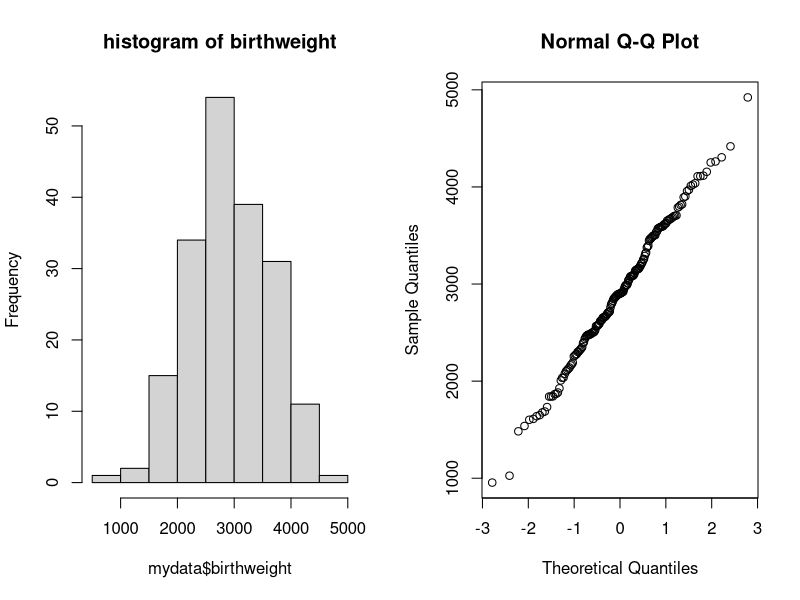
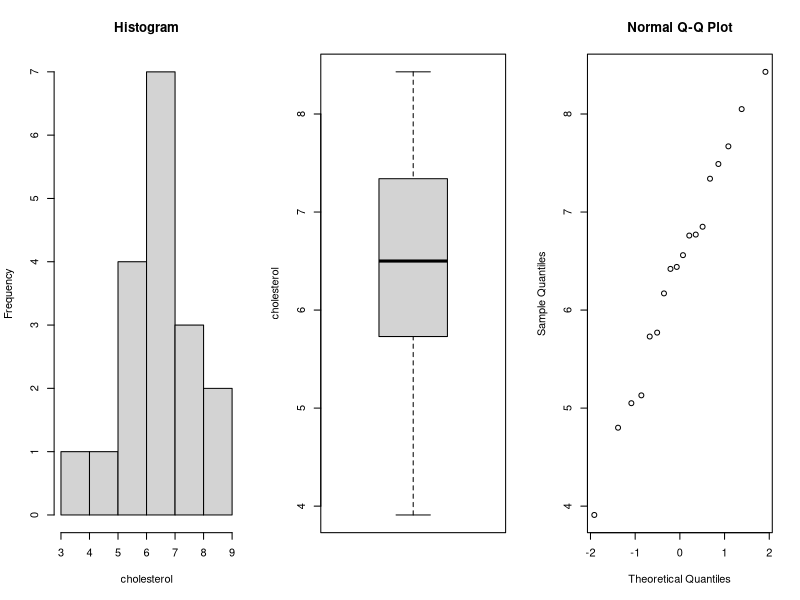
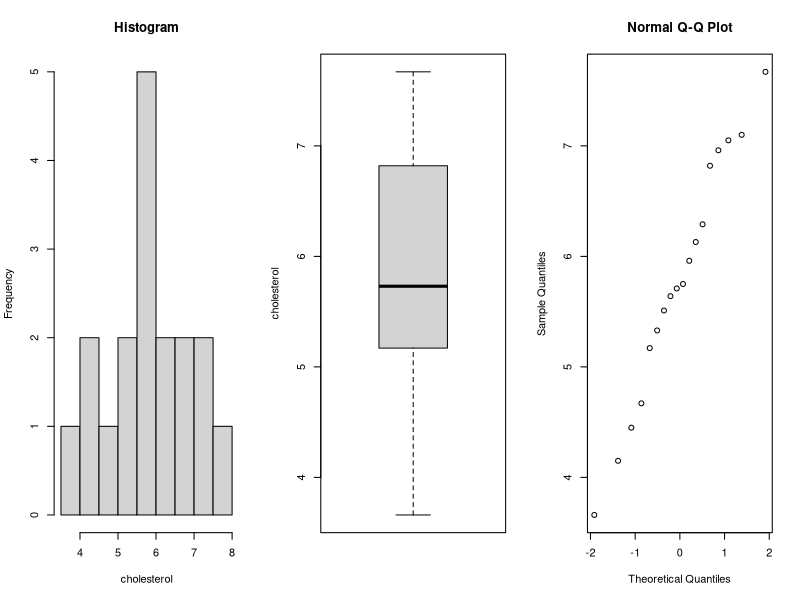
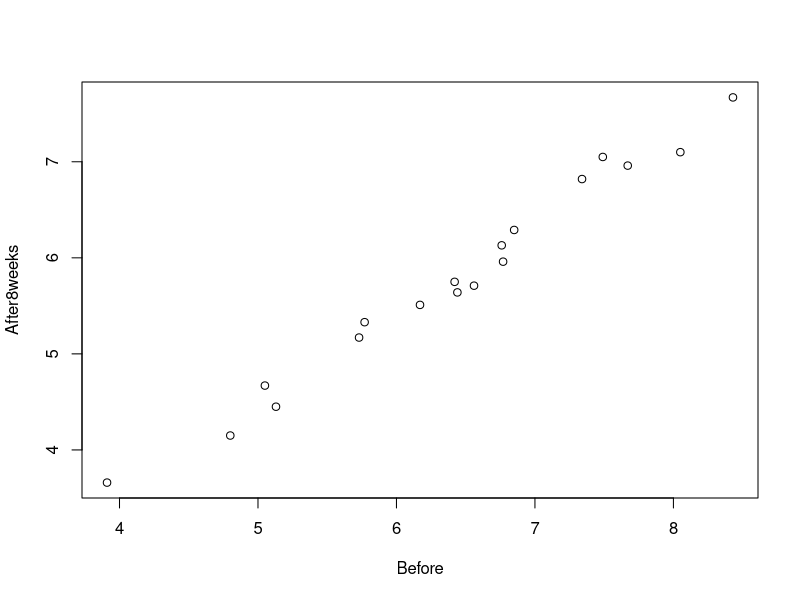
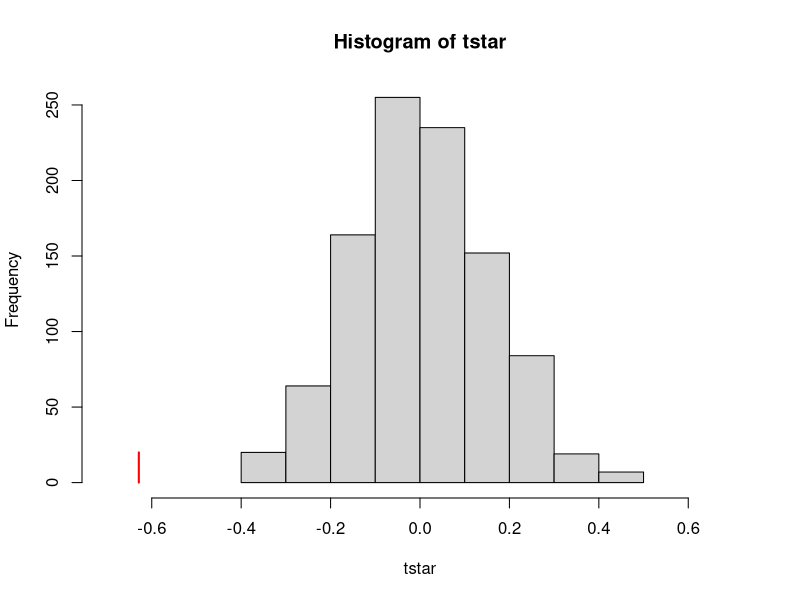
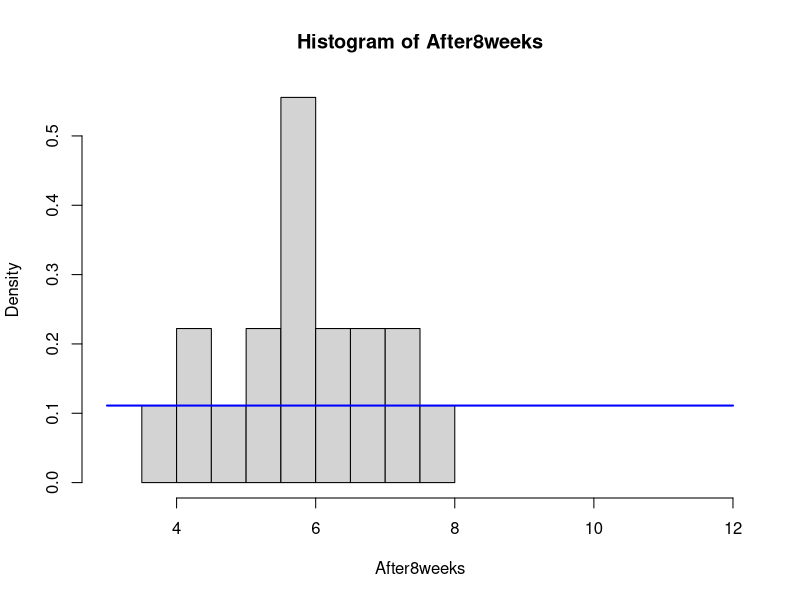
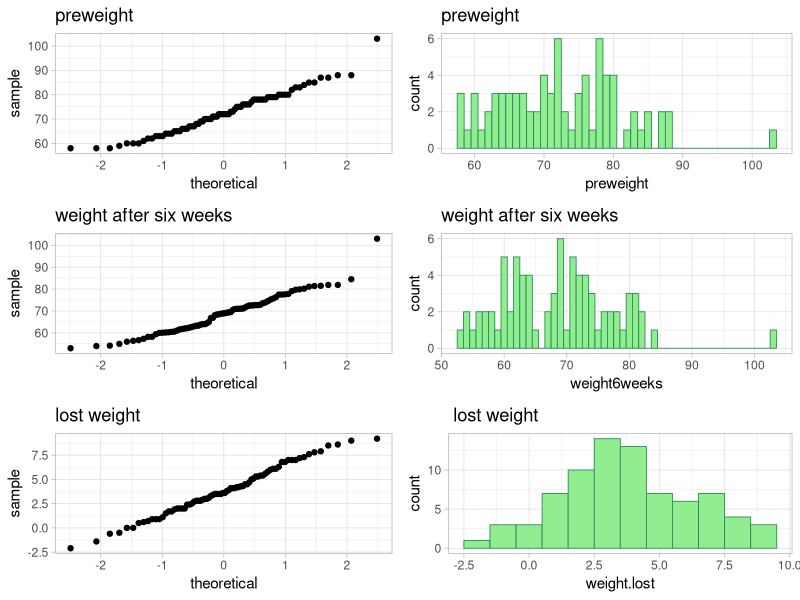
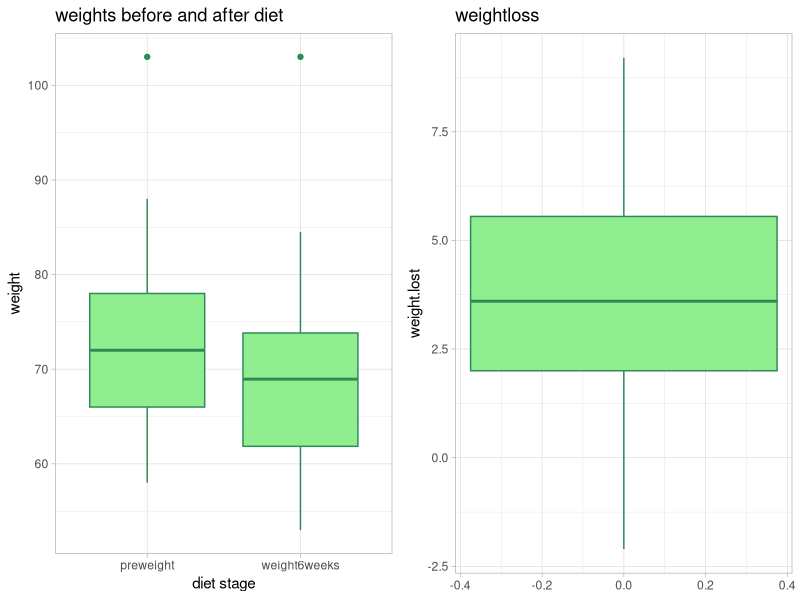

Write R code to recreate these figures, in order.
## ---- chunk 1
set.seed(111)
knitr::opts_chunk$set(echo = TRUE)
options(digits=3)
library(ggplot2)
library(readr)
library(gridExtra)
library(viridis)
library(reshape2)   
library(dplyr)
library(boot)
library(pwr)
library(MASS)
library(lme4)
## ---- chunk 2
mydata <- read.table("birthweight.txt", header = TRUE, sep = "\n")
mu <- mean(mydata$birthweight)
sigma = sd(mydata$birthweight)
## ---- chunk 3
p=shapiro.test(mydata$birthweight)[[2]]; p
## ---- chunk 4
par(mfrow=c(1,2))
hist(mydata$birthweight, main='histogram of birthweight')
qqnorm(mydata$birthweight)
## ---- chunk 5
n <- length(mydata$birthweight)
alpha <- 0.04
t_value <- qt(1-alpha/2, df=n-1)
t_value
lower_bound <- mu - t_value*sigma/sqrt(n)
upper_bound <- mu + t_value*sigma/sqrt(n)
## ---- chunk 6
z = qnorm(0.98)
E = (100/mu)/2
needed_sample_size = (z*z * 0.96 * 0.04)/(E*E)

## ---- chunk 7
boot_fn <- function(data, index) mean(data[index])
boot_data <- boot(mydata$birthweight, boot_fn, R=1000)
quantile(boot_data$t, c(0.02, 0.98))
## ---- chunk 8
t.test(mydata$birthweight, mu = 2800, alternative = 'greater')

num_above <- sum(mydata$birthweight > 2800)
num_below <- sum(mydata$birthweight < 2800)
binom.test(num_above, num_above + num_below, p = 0.5, alternative = "greater")
## ---- chunk 9
f <- function(x) x - qnorm(0.975)*sqrt((x*(1-x))/n) - 0.25
p.hat <- uniroot(f, c(0.25, 1))$root
me=qnorm(0.9975)*sqrt((p.hat*(1-p.hat))/n)
p.hat_right=p.hat+me
p.hat_right
## ---- chunk 10
p=prop.test(c(34,61),c(62,126))[[3]]; p
## ---- chunk 11
data=read.table(file="cholesterol.txt",header=TRUE)
Before = data$Before
After8weeks = data$After8weeks
## ---- chunk 12
par(mfrow=c(1,3))
summary(Before)
hist(Before,xlab='cholesterol', main='Histogram')
boxplot(Before, ylab='cholesterol')
qqnorm(Before)
## ---- chunk 13
par(mfrow=c(1,3))
summary(After8weeks)
hist(After8weeks, xlab='cholesterol', main='Histogram')
boxplot(After8weeks, ylab='cholesterol')
qqnorm(After8weeks)
par(mfrow=c(1,1))
## ---- chunk 14
cor(Before,After8weeks)
## ---- chunk 15
plot(Before,After8weeks)
## ---- chunk 16
p=t.test(After8weeks, Before, paired = TRUE)[[3]]; p
## ---- chunk 17
p=wilcox.test(After8weeks, Before, paired = TRUE)[[3]]; p
## ---- chunk 18
mystat=function(x,y) {mean(x-y)}
B=1000; tstar=numeric(B)
for (i in 1:B) {
  dietstar=t(apply(cbind(After8weeks,Before),1,sample))
  tstar[i]=mystat(dietstar[,1],dietstar[,2]) }
myt=mystat(After8weeks,Before)
myt
## ---- chunk 19
hist(tstar, xlim=c(-0.7,0.7))
lines(rep(myt,2),c(0,20), col="red",lwd=2)
## ---- chunk 20
pl=sum(tstar<myt)/B
pr=sum(tstar>myt)/B
p=2*min(pl,pr); p
## ---- chunk 21
x.bar = mean(After8weeks)
theta.hat = 2 * x.bar - 3
## ---- chunk 22
z = qnorm(0.975) 
sigma = sqrt(((theta.hat - 3)^2)/(12*18*18))
me = z * sigma
ci = c(theta.hat - me, theta.hat + me)
ci
## ---- chunk 23
hist(After8weeks, freq = FALSE, xlim = c(3, 12))
curve(dunif(x, min = 3, max = 12), add = TRUE, col="blue", lwd = 2)
## ---- chunk 24
H0=rep(1, 9)
for(theta in 4:12){
  n=length(After8weeks); t=max(After8weeks)
  B=1000; Tstar=numeric(B)
  for(i in 1:B) {
   Xstar=runif(n,3,theta)
   Tstar[i]=max(Xstar)}
  pl=sum(Tstar<t)/B;pr=sum(Tstar>t)/B
  p=2*min(pl,pr)
  if(p<0.05){H0[theta-3]=0}}
H0
## ---- chunk 25
H0=rep(1,9)
for(theta in 4:12){
  n=length(After8weeks)
  sample=runif(n,3,theta)
  p=ks.test(After8weeks,sample)$p.value
  if(p<0.05){H0[theta-3]=0}
}
H0
## ---- chunk 26
p=wilcox.test(After8weeks,mu=6,alt="l")[[3]]; p
## ---- chunk 27
n=sum(After8weeks<4.5)
prop=n/length(After8weeks);prop
## ---- chunk 28
data <- read.table(file= 'diet.txt', header=TRUE)
#View(data)
## ---- chunk 29
data$weight.lost <- 0
for (i in 1:78) {
  data$weight.lost[i] <- data$preweight[i] - data$weight6weeks[i]
}
#summary(data) #inspect data
## ---- chunk 30
head(data, n = 3) #weight.lost column has been added
## ---- chunk 31
qq_pre <- ggplot(data) + geom_qq(aes(sample=preweight)) + theme_light() + labs(title="preweight")
qq_post <- ggplot(data) + geom_qq(aes(sample=weight6weeks))  + theme_light()  + labs(title="weight after six weeks")
hist_pre <- ggplot(data, aes(x=preweight))+ geom_histogram(binwidth=1, color="seagreen", fill="lightgreen", linewidth=.3) + theme_light() + labs(title="preweight")
hist_post <- ggplot(data, aes(x=weight6weeks))+ geom_histogram(binwidth=1, color="seagreen", fill="lightgreen", linewidth=.3) + theme_light() + labs(title="weight after six weeks")
#max(data$preweight)
#max(data$weight6weeks)
qq_diff <- ggplot(data) + geom_qq(aes(sample=weight.lost)) + theme_light() + labs(title="lost weight") 
hist_diff <- ggplot(data, aes(x=weight.lost))+ geom_histogram(binwidth=1, color="seagreen", fill="lightgreen", linewidth=.3) + theme_light() + labs(title=" lost weight")
grid.arrange(qq_pre, hist_pre, qq_post, hist_post, qq_diff, hist_diff, ncol=2)
## ---- chunk 32
stp <- shapiro.test(data$preweight)
sta <- shapiro.test(data$weight6weeks)
stp$p.value
sta$p.value
## ---- chunk 33
data_subset <- dplyr::select(data, preweight, weight6weeks)
data_long <- melt(data_subset)
weight_boxplt <- ggplot(data_long, aes(x = variable, y = value)) +         
  geom_boxplot(color="seagreen", fill="lightgreen") + labs(title = 'weights before and after diet', x = 'diet stage', y = 'weight')+ theme_light()
diet_boxplt <- ggplot(data, aes( y=weight.lost)) + geom_boxplot(color="seagreen", fill="lightgreen") + labs(title='weightloss') + theme_light()
grid.arrange(weight_boxplt, diet_boxplt,  ncol = 2)
## ---- chunk 34
t_test1 <- t.test(data$preweight, data$weight6weeks, data = data, paired = TRUE)
t_test1$p.value
## ---- chunk 35
diet_g_boxplt <- ggplot(data, aes( y=weight.lost, group = diet)) + geom_boxplot(color="seagreen", fill="lightgreen") + labs(title='weightloss per diet', x='diet') + theme_light()
diet_g_boxplt
## ---- chunk 36
data$diet <- as.factor(data$diet) # diet is numerical but needs to be factor for ANOVA
is.factor(data$diet) # True
summary(data$diet) #design is not balanced
# treatment parametrization, diet1 is base level
dietaov <- lm(weight.lost ~ diet, data=data)
a1 <- anova(dietaov)
summary(dietaov)
# sum parametrization
contrasts(data$diet)=contr.sum
dietaov2 <- lm(weight.lost ~ diet, data=data)
a2 <- anova(dietaov2)
summary(dietaov2)
# t-test
data_diet2 <- data[data$diet == 2,]
data_diet3 <- data[data$diet == 3,]
names(data_diet3)[8]<- paste("weight.lost2")
data_diet23 <- cbind(data_diet2,data_diet3)
t_test2 <- t.test(data_diet23$weight.lost, data_diet23$weight.lost2, data = data_diet23, paired = FALSE)
## ---- chunk 37
qq_aovres1 <- ggplot(data) + geom_qq(aes(sample=residuals(dietaov)))  + theme_light()  + labs(title="weight.lost ~ diet treatment")
scatter_aovres1 <- ggplot(dietaov, aes(fitted(dietaov), residuals(dietaov))) + geom_point() + theme_light() + labs(title="weight.lost ~ diet treatment")
qq_aov2res2 <- ggplot(data) + geom_qq(aes(sample=residuals(dietaov2)))  + theme_light()  + labs(title="weight.lost ~ diet sum")
scatter_aov2res2 <- ggplot(dietaov2, aes(fitted(dietaov2), residuals(dietaov2))) + geom_point() + theme_light() + labs(title="lm weight.lost ~ diet sum")
grid.arrange(qq_aovres1, scatter_aovres1, ncol=2)
grid.arrange(qq_aov2res2, scatter_aov2res2, ncol=2)
## ---- chunk 38
data$gender <- as.factor(data$gender)
is.factor(data$gender) # TRUE
genderlmi <- lm(weight.lost ~ diet * gender, data = data) # interaction effects
genderaovi <- anova(genderlmi)
genderlmm <- lm(weight.lost ~ diet + gender, data = data) # main effects
genderaovm <- anova(genderlmm)
## ---- chunk 39
par(mfrow=c(1,2))
interaction.plot(data$gender, data$diet, data$weight.lost,  xlab = 'gender', ylab='weight.lost', trace.label = 'diet')
interaction.plot(data$diet, data$gender, data$weight.lost, xlab = 'diet', ylab= 'weight.lost', trace.label =  'gender')
## ---- chunk 40
par(mfrow=c(1,2))
qqnorm(residuals(genderlmi))
qqnorm(residuals(genderlmm))
## ---- chunk 41
scatter_genderlmm <- ggplot(genderlmm, aes(fitted(genderlmm), residuals(genderlmm))) + geom_point() + theme_light() + labs(title="Fitted against actual residuals of lm weight.lost ~ diet + gender")
scatter_genderlmi <- ggplot(genderlmi, aes(fitted(genderlmi), residuals(genderlmi))) + geom_point() + theme_light() + labs(title="Fitted against actual residuals of lm weight.lost ~ diet * gender")
grid.arrange(scatter_genderlmm, scatter_genderlmi, ncol=2)
## ---- chunk 42
data_gender0 <- data[data$gender == 0,]
data_gender1 <- data[data$gender == 1,]
summary(data_gender0$preweight) # to find mean preweight for gender 0
summary(data_gender1$preweight) # to find mean preweight for gender 1
newdata <- data.frame(gender=c(0,0,0,1,1,1), 
 preweight=c(67.12,67.12,67.12,79.03,79.03,79.03), diet=c(1,2,3,1,2,3))
newdata$gender <- as.factor(newdata$gender)
newdata$diet <- as.factor(newdata$diet)
predict(genderlmi, newdata)
## ---- chunk 43
#View(npk)
a <- c(1,1,0,0) # apply soil additive twice per block
soil_df <- data.frame(block = c(rep(1,4), rep(2,4), rep(3,4), rep(4,4), rep(5,4), rep(6,4)), 
                      plot = c(1:24), # sample randomizes application per block
                      N = c(sample(a),sample(a),sample(a),sample(a),sample(a),sample(a)), 
                      P = c(sample(a),sample(a),sample(a),sample(a),sample(a),sample(a)),
                      K = c(sample(a),sample(a),sample(a),sample(a),sample(a),sample(a)))
## ---- chunk 44
npk_N <- npk[npk$N == 1,]
npk_NN <- npk[npk$N == 0,]

N_bxplt <- ggplot(npk_N, aes( y=yield, group = block)) + 
  geom_boxplot(color="seagreen", fill="lightgreen") + labs(title='with nitrogen') + theme_light()
NN_bxplt <- ggplot(npk_NN, aes( y=yield, group = block)) + 
  geom_boxplot(color="seagreen", fill="lightgreen") + labs(title='without nitrogen') + theme_light()

grid.arrange(N_bxplt, NN_bxplt, ncol=2)

mean(npk_N$yield)
mean(npk_NN$yield)
## ---- chunk 45
npk$block <- as.factor(npk$block)
npk$N <- as.factor(npk$N)
npk_lmi <- lm(yield ~ block * N, data=npk) # interaction effects
npk_lmm <- lm(yield ~ block + N, data=npk) # main effects

anova(npk_lmi) # no interaction effect 
anova(npk_lmm) # main effect for both block and N
## ---- chunk 46
model1 = lm(yield ~ N + P + K * block, data = npk)
model2 = lm(yield ~ N + K + P * block, data = npk)
model3 = lm(yield ~ K + P + N * block, data = npk)
model4 = lm(yield ~ N + K + P + block, data = npk)
summary(model1)
summary(model2)
summary(model3)
summary(model4)
## ---- chunk 47
full_model <- lmer(yield ~ N + (1|block), data=npk, REML = FALSE) 
partial_model <- lmer(yield ~ (1|block), data=npk, REML = FALSE) 

anova(partial_model,full_model) 
